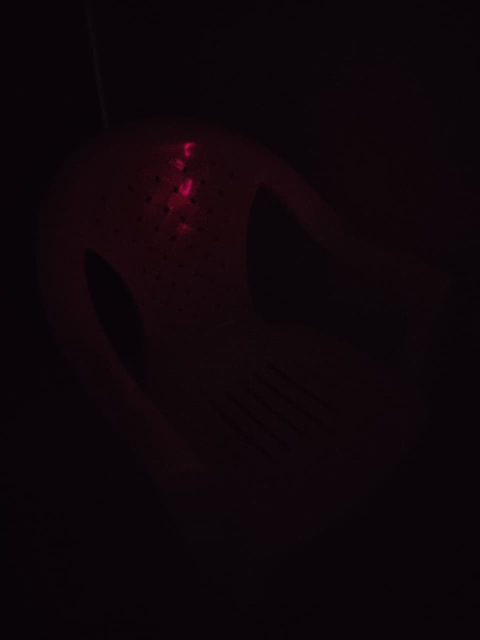
#> input picture Q6_Bit_plane/low_light_2.jpeg, 960 x 1280 px, found by its file name (shown at 1/2 size); its folder holds 4 pictures in this run
$ python bit_plane.py
#> lines starting #> are read from the running program, lines starting #| are printed output that depends on the picture; after the words box and inside, x2 and y2 are one past the last pixel; in counts of white or black regions, pixels touching at a corner belong together
import numpy as np
from PIL import Image
import matplotlib.pyplot as plt

def process_dip_images(image_path, label):
    # Load image as grayscale
#> called with label = 'Low_Light'
    img = Image.open(image_path).convert('L')
    img_array = np.array(img)

    # To plot using Matplotlib
    grid_images = []
    grid_images.append((img_array, "Original Image"))

    # Extracting the bits from the image
    for i in range(8):
        bit_val = (img_array >> i) & 1
        visual_plane = bit_val * 255
        grid_images.append((visual_plane, f"Bit Plane {i}"))
#> this loop made 8 passes
#> pass 1, in process_dip_images, `bit_val = (img_array >> i) & 1`:
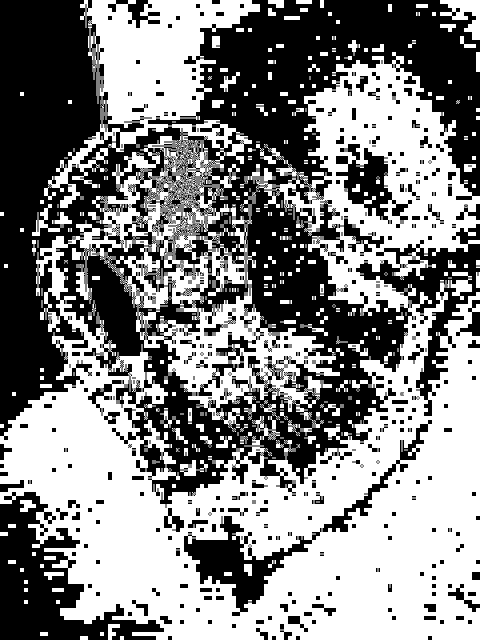
#> bit_val: shape (1280, 960) (shown at 1/2 size); values 0 (black) and 1 (white), 52.3% white; 681 black regions (285 under 20 px), largest, box (x1, y1, x2, y2) and area: (0, 0, 960, 1016) 469449, (0, 984, 328, 1280) 39552, (368, 1032, 643, 1232) 16722
#> after the loop, grid_images = 9 items

    # Plotting the different bit planes using Matplotlib
    plt.figure(figsize=(12, 12))
    plt.suptitle(f"Bit Plane Decomposition: {label}", fontsize=16)

    for i in range(9):
        plt.subplot(3, 3, i + 1)
        img_data, title = grid_images[i]
        plt.imshow(img_data, cmap='gray', vmin=0, vmax=255)
        plt.title(title)
        plt.axis('off')
#> this loop made 9 passes
#> title on passes 1 to 9: 'Original Image', 'Bit Plane 0', 'Bit Plane 1', 'Bit Plane 2', 'Bit Plane 3', 'Bit Plane 4', 'Bit Plane 5', 'Bit Plane 6', 'Bit Plane 7'

    # Save 3x3 grid
    save_filename = f"C:\\Users\\USER\\Desktop\\College stuff\\Sem 6\\DIP\\DIP_QUESTIONS\\Q6_Bit_plane\\{label}_Full_3x3_Grid.png"
    plt.savefig(save_filename)
    plt.close()
    print(f"Saved 3x3 Grid to: {save_filename}")

    # Union of lower three bits
    bit0 = ((img_array >> 0) & 1) * 1
    bit1 = ((img_array >> 1) & 1) * 2
#> bit1: shape (1280, 960); values 0 (black) and 2 (white), 58.8% white; 653 black regions (374 under 20 px), largest, box (x1, y1, x2, y2) and area: (69, 0, 960, 1232) 466665, (112, 672, 304, 944) 11069, (422, 654, 536, 752) 2407
    bit2 = ((img_array >> 2) & 1) * 4
#> bit2: shape (1280, 960); values 0 (black) and 4 (white), 51.6% white; 425 black regions (296 under 20 px), largest, box (x1, y1, x2, y2) and area: (69, 0, 960, 1232) 572299, (283, 280, 425, 488) 11051, (912, 600, 960, 672) 1344

    union_noise = bit0 + bit1 + bit2

    # Original image - noise
    difference_image = img_array - union_noise

    # Displaying
    plt.figure(figsize=(15, 6))
    plt.suptitle(f"Bit Plane Removal Analysis: {label}", fontsize=16)

    plt.subplot(1, 3, 1)
    plt.imshow(img_array, cmap='gray', vmin=0, vmax=255)
    plt.title("Original Image")
    plt.axis('off')

    plt.subplot(1, 3, 2)
    plt.imshow(union_noise, cmap='gray')
    plt.title("Union of Noise (Bits 0–2)\n(Auto-scaled for visibility)")
    plt.axis('off')

    plt.subplot(1, 3, 3)
    plt.imshow(difference_image, cmap='gray', vmin=0, vmax=255)
    plt.title("Final Difference Image")
    plt.axis('off')

    plt.tight_layout()
    print(f"Generated display window for {label}.\n")


# Input
low_light_path = r"C:\Users\USER\Desktop\College stuff\Sem 6\DIP\DIP_QUESTIONS\Q6_Bit_plane\low_light_2.jpeg"
bright_light_path = r"C:\Users\USER\Desktop\College stuff\Sem 6\DIP\DIP_QUESTIONS\Q6_Bit_plane\bright_light_2.jpeg"

process_dip_images(low_light_path, "Low_Light")
process_dip_images(bright_light_path, "Bright_Light")
#> call 2 of process_dip_images, with label = 'Bright_Light'
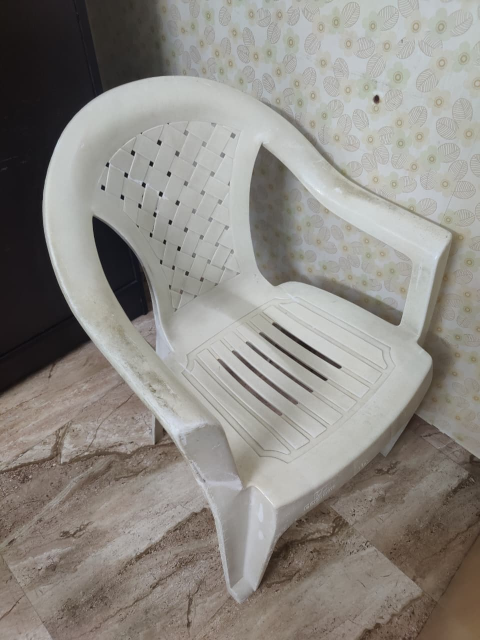
#> input picture Q6_Bit_plane/bright_light_2.jpeg, 960 x 1280 px, found by its file name (shown at 1/2 size)
#> the loop in process_dip_images (call 2), `for i in range(8):` made 8 passes
#> pass 1, in process_dip_images (call 2), `bit_val = (img_array >> i) & 1`:
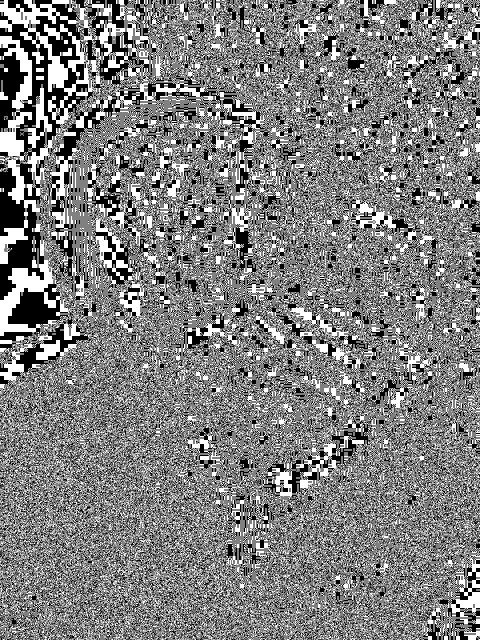
#> bit_val: shape (1280, 960) (shown at 1/2 size); values 0 (black) and 1 (white), 49.6% white in thin lines or dots
#> pass 2, in process_dip_images (call 2), `bit_val = (img_array >> i) & 1`:
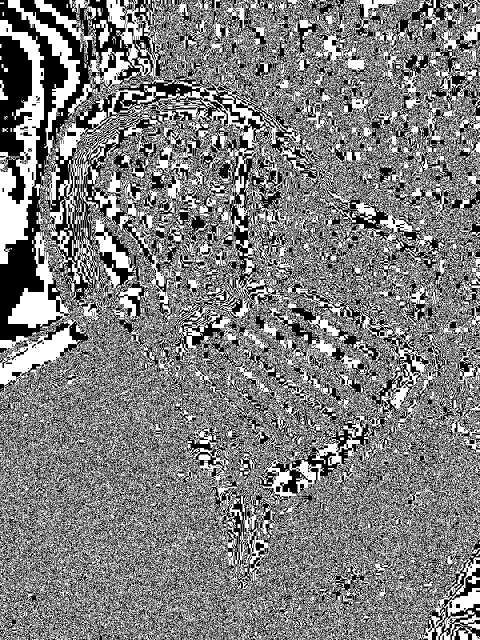
#> bit_val: shape (1280, 960) (shown at 1/2 size); values 0 (black) and 1 (white), 49.6% white; 2928 white regions (2811 under 20 px), largest, box (x1, y1, x2, y2) and area: (0, 0, 960, 1280) 578204, (0, 40, 88, 528) 17096, (192, 40, 219, 96) 744
#> the loop in process_dip_images (call 2), `for i in range(9):` made 9 passes
#> in process_dip_images (call 2), `plt.savefig(save_filename)`:
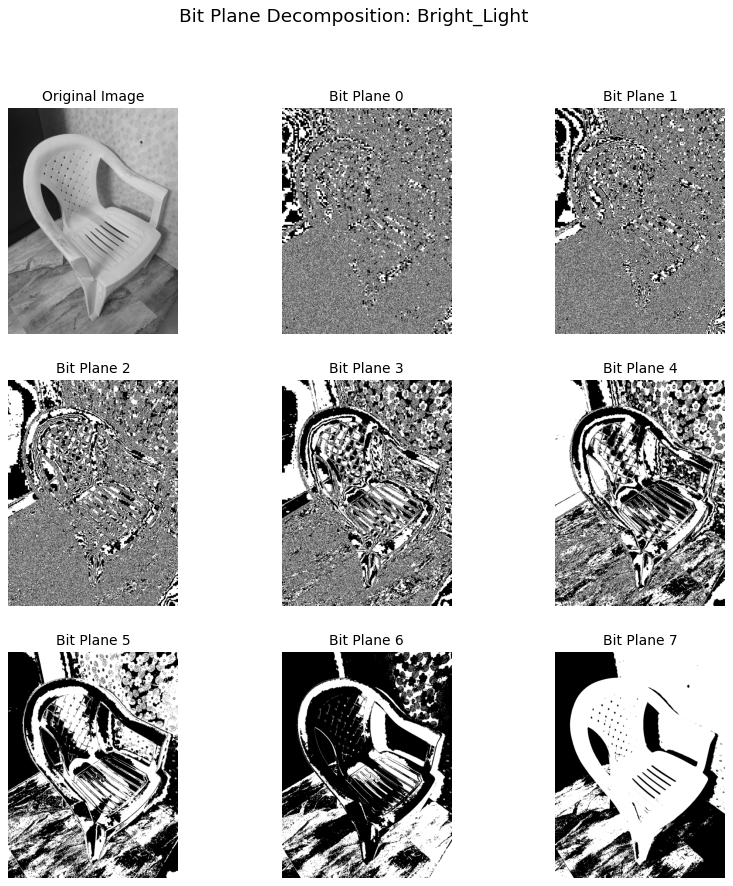
#> figure drawn by matplotlib, 9 panels
#> in process_dip_images (call 2), `bit2 = ((img_array >> 2) & 1) * 4`:
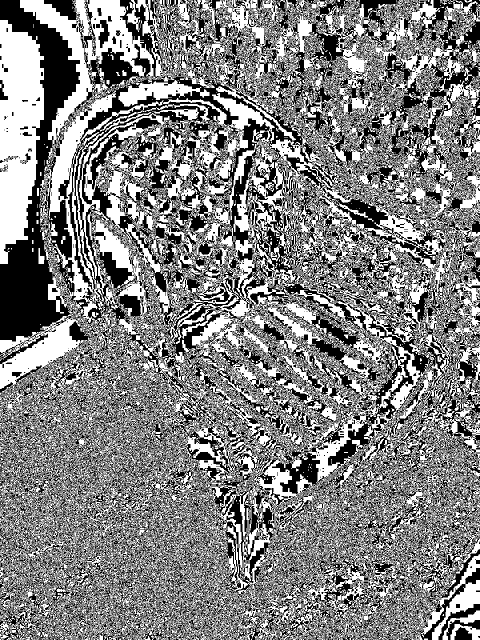
#> bit2: shape (1280, 960) (shown at 1/2 size); values 0 (black) and 4 (white), 50.9% white; 3228 black regions (3053 under 20 px), largest, box (x1, y1, x2, y2) and area: (0, 0, 960, 1280) 580415, (877, 1208, 960, 1280) 1906, (0, 655, 106, 728) 1053
#> in process_dip_images (call 2), `union_noise = bit0 + bit1 + bit2`:
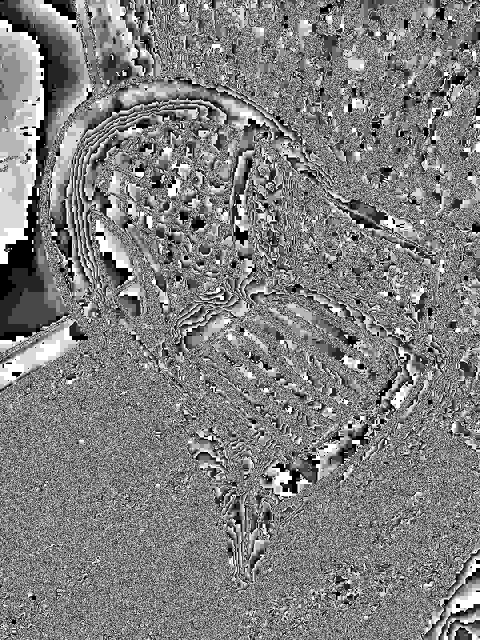
#> union_noise: shape (1280, 960) (shown at 1/2 size); min 0, max 7, mean 3.52; drawn with min black and max white

plt.show()
